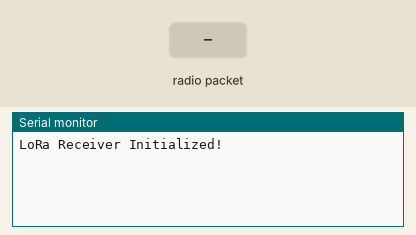
Simulated run of this sketch. Board: Arduino Uno, built with avr-gcc and run on an emulated ATmega328P. Parts: the last lines printed to the serial monitor. The inputs (shaded band) are chosen by the test bench. No radio packets arrive unless stated.

Above: at 1.2 s.
1.3 s: radio packet "1" arrives
At 2.2 s:
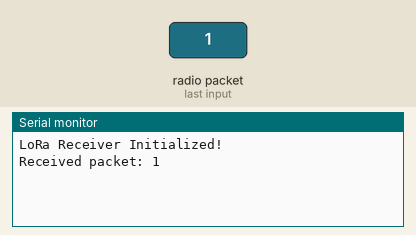
2.8 s: radio packet "0" arrives
At 3.5 s:
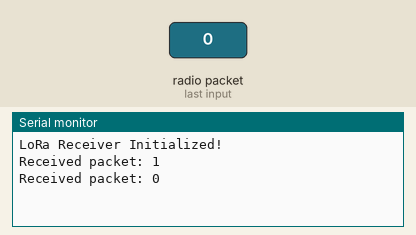
4.3 s: radio packet "2" arrives
At 4.7 s:
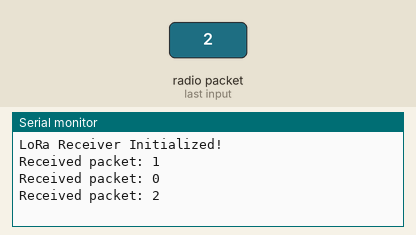

Measured:
- after the input at 1.3 s, the serial monitor: prints a new line at once (image 1)
- after the input at 2.8 s, the serial monitor: prints a new line at once (image 2)
- after the input at 4.3 s, the serial monitor: prints a new line at once (image 3)

The sketch:

button_recv.ino
```cpp
#include <Wire.h>
#include <LoRa.h>  // Include LoRa library

// Define pins for LoRa module
#define NSS 10
#define RST 9
#define DIO0 2

void setup() {
  Serial.begin(9600);  // Start the serial monitor
  while (!Serial);     // Wait for Serial Monitor to be ready

  // Initialize LoRa
  if (!LoRa.begin(433E6)) {  // 433 MHz (ensure to match with the transmitter frequency)
    Serial.println("Starting LoRa failed!");
    while (1);  // Halt execution if LoRa initialization fails
  }

  LoRa.setPins(NSS, RST, DIO0);  // Set LoRa module pins
  Serial.println("LoRa Receiver Initialized!");
}

void loop() {
  // Check if LoRa has received a packet
  int packetSize = LoRa.parsePacket();

  if (packetSize) {
    // If a packet is received, read and print it
    Serial.print("Received packet: ");

    // Read all bytes of the packet and print them
    while (LoRa.available()) {
      char receivedChar = (char)LoRa.read();  // Read one byte
      Serial.print(receivedChar);              // Print the byte to the serial monitor
    }

    // Print a new line after each packet is received
    Serial.println();
  }

  // Small delay to avoid overwhelming the serial monitor
  delay(100);
}
```
